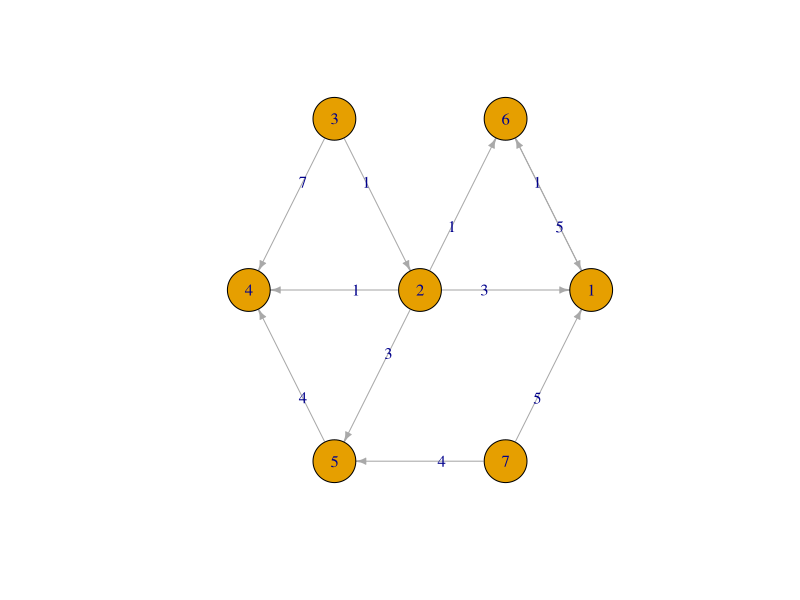

Reproduce this figure in R.
library(igraph)
                    #  1  2  3  4  5  6  7
adj_matrix <- matrix(c(0, 0, 0, 0, 0, 5, 0, 
                       3, 0, 0, 1, 3, 1, 0, 
                       0, 1, 0, 7, 0, 0, 0, 
                       0, 0, 0, 0, 0, 0, 0, 
                       0, 0, 0, 4, 0, 0, 0,
                       1, 0, 0, 0, 0, 0, 0, 
                       5, 0, 0, 0, 4, 0, 0), ncol = 7, byrow = TRUE)

g <- graph.adjacency(adj_matrix, mode = "directed", weighted = TRUE)

coords <- matrix(c(8, 0,  # 4
                   4, 0,  # 2
                   2, 2,  # 1
                   0, 0,  # 7
                   2, -2, # 6
                   6, 2,  # 3
                   6, -2),# 5
                 byrow = TRUE, ncol = 2)

plot(g, 
     edge.label=E(g)$weight, 
     edge.label.cex=1, 
     vertex.size = 25,
     edge.arrow.size = 0.5, 
     layout = coords)

edges <- data.frame(node = c(4, 2, 1, 7, 6, 3, 5), 
                    node.x = coords[, 1], 
                    node.y = coords[, 2])

potential <- function(edges, node_start, end) {
  
  u.x <- edges[edges$node == node_start, ]$node.x
  u.y <- edges[edges$node == node_start, ]$node.y
  
  end.x <- edges[edges$node == end, ]$node.x
  end.y <- edges[edges$node == end, ]$node.y
  
  return(sqrt((u.x - end.x)^2 + (u.y - end.y)^2))
}

node_potential <- data.frame(node = edges$node, distance_from_end = rep(NA, nrow(edges)))
end_node <- 5
for (node_ in edges$node) {
  node_potential[node_potential$node == node_, ]$distance_from_end <- potential(edges, node_, end_node)
}

node_potential_sorted <- node_potential[order(node_potential$node), ]

a_star <- function(graph, heuristic, start, goal) {
  #' Finds the shortest distance between two nodes using the A-star (A*) algorithm
  #' @param graph an adjacency-matrix-representation of the graph where (x,y) is the weight of the edge or 0 if there is no edge.
  #' @param heuristic an estimation of distance from node x to y that is guaranteed to be lower than the actual distance. E.g. straight-line distance
  #' @param start the node to start from.
  #' @param goal the node we're searching for
  #' @return The shortest distance to the goal node. Can be easily modified to return the path.
  
  # This contains the distances from the start node to all other nodes, initialized with a distance of "Infinity"
  distances = rep(Inf, nrow(graph))
  
  # The distance from the start node to itself is of course 0
  distances[start] = 0
  
  # This contains the priorities with which to visit the nodes, calculated using the heuristic.
  priorities = rep(Inf, nrow(graph))
  
  # start node has a priority equal to straight line distance to goal. It will be the first to be expanded.
  priorities[start] = heuristic(graph, start, goal)
  
  # This contains whether a node was already visited
  visited = rep(FALSE, nrow(graph))
  
  # While there are nodes left to visit...
  repeat {
    # ... find the node with the currently lowest priority...
    lowest_priority = Inf
    lowest_priority_index = -1
    for(i in seq_along(priorities)) {
      # ... by going through all nodes that haven't been visited yet
      if(priorities[i] < lowest_priority && !visited[i]){
        lowest_priority = priorities[i]
        lowest_priority_index = i
      }
    }
    if (lowest_priority_index == -1){
      # There was no node not yet visited --> Node not found
      return (-1)
    } else if (lowest_priority_index == goal){
      # Goal node found
      print("Goal node found!")
      return(distances[lowest_priority_index])
    }
    cat("Visiting node ", lowest_priority_index, " with currently lowest priority of ", lowest_priority)
    
    # ...then, for all neighboring nodes that haven't been visited yet....
    for(i in seq_along(graph[lowest_priority_index,])) {
      if(graph[lowest_priority_index,i] != 0 && !visited[i]){
        # ...if the path over this edge is shorter...
        if(distances[lowest_priority_index] + graph[lowest_priority_index,i] < distances[i]){
          # ...save this path as new shortest path
          distances[i] = distances[lowest_priority_index] + graph[lowest_priority_index,i]
          # ...and set the priority with which we should continue with this node
          priorities[i] = distances[i] + heuristic(graph, i, goal)
          cat("Updating distance of node ", i, " to ", distances[i], " and priority to ", priorities[i], "\n")
        }
        # Lastly, note that we are finished with this node.
        visited[lowest_priority_index] = TRUE
        cat("Visited nodes: ", visited, "\n")
        cat("Currently lowest distances: ", distances, "\n")
      }
    }
  }
}


# --- tester l'algorithme
a_star(edges, potential, 3, 6)
